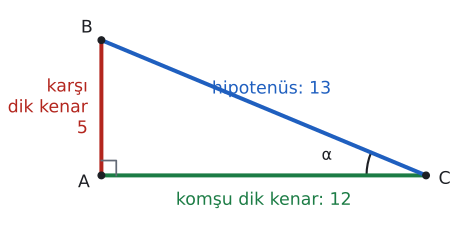

Write Python code to recreate this figure.
import sys; sys.path.insert(0, "tools")
from cizim import *

def P(x, y): return np.array([x, y], float)
def uz(A, B): return float(np.linalg.norm(A - B))
def olc(K, A, B):
    u, v = A - K, B - K
    return round(float(np.degrees(np.arccos(np.dot(u, v) / np.linalg.norm(u) / np.linalg.norm(v)))), 3)
def kenar(ax, A, B, metin, G, d=0.4, renk=YAZI, fs=13):
    """[AB] kenarının ortasına, G noktasından uzak tarafa etiket."""
    M = (A + B) / 2; t = (B - A) / uz(A, B); n = np.array([-t[1], t[0]])
    if np.dot(n, M - G) < 0: n = -n
    ax.text(*(M + d * n), metin, ha="center", va="center", color=renk, fontsize=fs)
def dik(ax, K, A, B, s=0.3):
    """K köşesinde dik açı işareti."""
    u = (A - K) / uz(A, K) * s; v = (B - K) / uz(B, K) * s
    ax.plot(*zip(K + u, K + u + v, K + v), color=SOLUK, lw=1.3)
def ad(ax, K, metin, G, d=0.4, renk=YAZI):
    """Köşe adını G'den uzak tarafa yazar."""
    n = (K - G) / uz(K, G); ax.plot(*K, "o", color=renk, markersize=5, zorder=5)
    ax.text(*(K + d * n), metin, ha="center", va="center", color=renk, fontsize=13)

# Ders, bölüm 1: m(A) = 90°, |AB| = 5, |AC| = 12, |BC| = 13, α = m(C).
A, B, C = P(0, 0), P(0, 5), P(12, 0); G = (A + B + C) / 3
print("AB", uz(A, B), "AC", uz(A, C), "BC", uz(B, C), "A", olc(A, B, C))
fig, ax = sekil(6, 3.2); ax.set_aspect("equal"); ax.axis("off")
ax.plot(*zip(A, B), color=KIRMIZI, lw=3); ax.plot(*zip(A, C), color=YESIL, lw=3); ax.plot(*zip(B, C), color=MAVI, lw=3)
dik(ax, A, B, C, s=0.55)
aci(ax, C, A, B, r=2.2, ad="α", renk=YAZI)
ad(ax, A, "A", G, d=0.7); ad(ax, B, "B", G, d=0.7); ad(ax, C, "C", G, d=0.7)
ax.text(-0.5, 2.5, "karşı\ndik kenar\n5", ha="right", va="center", color=KIRMIZI, fontsize=13)
ax.text(6, -0.6, "komşu dik kenar: 12", ha="center", va="top", color=YESIL, fontsize=13)
kenar(ax, B, C, "hipotenüs: 13", G, d=0.75, renk=MAVI)
ax.set_xlim(-3.3, 13.2); ax.set_ylim(-1.8, 6.2)
kaydet(fig, __file__)
